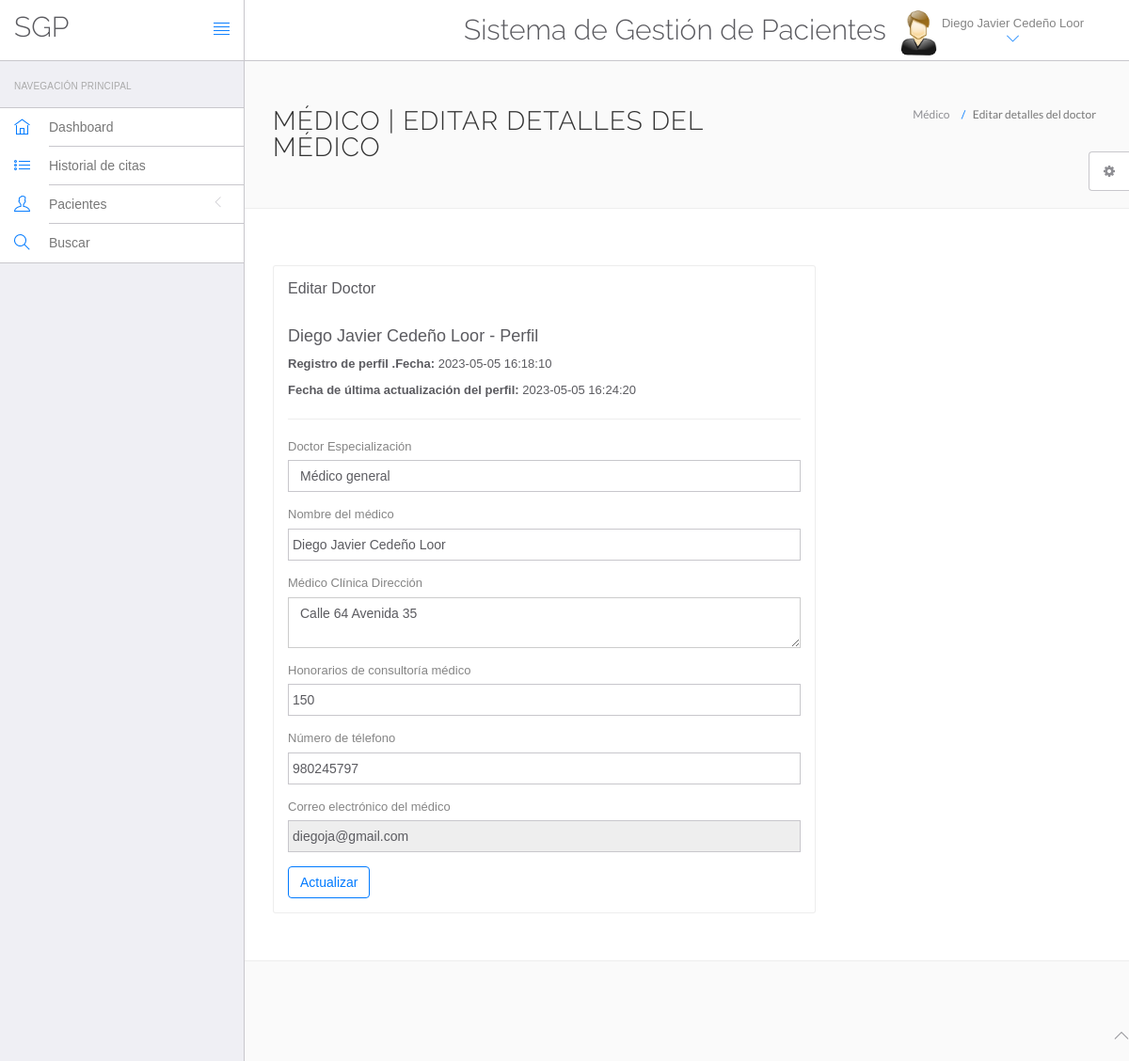
The app's page /hms/doctor/edit-profile.php (signed in) with its own data.
### tables this page shows
CREATE TABLE `doctors` (
  `id` int(11) NOT NULL,
  `specilization` varchar(255) DEFAULT NULL,
  `doctorName` varchar(255) DEFAULT NULL,
  `address` longtext DEFAULT NULL,
  `docFees` varchar(255) DEFAULT NULL,
  `contactno` bigint(11) DEFAULT NULL,
  `docEmail` varchar(255) DEFAULT NULL,
  `password` varchar(255) DEFAULT NULL,
  `creationDate` timestamp NULL DEFAULT current_timestamp(),
  `updationDate` timestamp NULL DEFAULT NULL ON UPDATE current_timestamp()
);

### hms/doctor/edit-profile.php (the view, shortened to what this page needs)
<?php
include('include/config.php');
?>
<!DOCTYPE html>
<html lang="en">
<head>
    <link rel="stylesheet" href="vendor/bootstrap/css/bootstrap.min.css">
    <link rel="stylesheet" href="vendor/fontawesome/css/font-awesome.min.css">
    <link rel="stylesheet" href="vendor/themify-icons/themify-icons.min.css">
    <link href="vendor/animate.css/animate.min.css" rel="stylesheet" media="screen">
    <link href="vendor/perfect-scrollbar/perfect-scrollbar.min.css" rel="stylesheet" media="screen">
    <link href="vendor/switchery/switchery.min.css" rel="stylesheet" media="screen">
    <link href="vendor/bootstrap-touchspin/jquery.bootstrap-touchspin.min.css" rel="stylesheet" media="screen">
    <link href="vendor/select2/select2.min.css" rel="stylesheet" media="screen">
    <link href="vendor/bootstrap-datepicker/bootstrap-datepicker3.standalone.min.css" rel="stylesheet" media="screen">
    <link href="vendor/bootstrap-timepicker/bootstrap-timepicker.min.css" rel="stylesheet" media="screen">
    <link rel="stylesheet" href="assets/css/styles.css">
    <link rel="stylesheet" href="assets/css/plugins.css">
    <link rel="stylesheet" href="assets/css/themes/theme-1.css" id="skin_color" />
</head>
<body>
    <div id="app">
        <?php include('include/sidebar.php');?>
        <div class="app-content">
            <?php include('include/header.php');?>
            <div class="main-content">
                <div class="wrap-content container" id="container">
                    <section id="page-title">
                        <div class="row">
                            <div class="col-sm-8">
                                <h1 class="mainTitle">Médico | Editar detalles del médico</h1>
                            </div>
                            <ol class="breadcrumb">
                                <li>
                                    <span>Médico</span>
                                </li>
                                <li class="active">
                                    <span>Editar detalles del doctor</span>
                                </li>
                            </ol>
                        </div>
                    </section>
                    <div class="container-fluid container-fullw bg-white">
                        <div class="row">
                            <div class="col-md-12">
                                <div class="row margin-top-30">
                                    <div class="col-lg-8 col-md-12">
                                        <div class="panel panel-white">
                                            <div class="panel-heading">
                                                <h5 class="panel-title">Editar Doctor</h5>
                                            </div>
                                            <div class="panel-body">
                                                <?php $sql=mysqli_query($con,"select * from doctors where docEmail='".$_SESSION['dlogin']."'");
while($data=mysqli_fetch_array($sql))
{
?>
                                                <h4><?php echo htmlentities($data['doctorName']);?> - Perfil</h4>
                                                <p><b>Registro de perfil .Fecha:
                                                    </b><?php echo htmlentities($data['creationDate']);?></p>
                                                <?php if($data['updationDate']){?>
                                                <p><b>Fecha de última actualización del perfil:
                                                    </b><?php echo htmlentities($data['updationDate']);?></p>
                                                <?php } ?>
                                                <hr />
                                                <form role="form" name="adddoc" method="post"
                                                    onSubmit="return valid();">
                                                    <div class="form-group">
                                                        <label for="DoctorSpecialization">
                                                            Doctor Especialización
                                                        </label>
                                                        <select name="Doctorspecialization" class="form-control"
                                                            required="required">
                                                            <option
                                                                value="<?php echo htmlentities($data['specilization']);?>">
                                                                <?php echo htmlentities($data['specilization']);?>
                                                            </option>
                                                        </select>
                                                    </div>
                                                    <div class="form-group">
                                                        <label for="doctorname">
                                                            Nombre del médico
                                                        </label>
                                                        <input type="text" name="docname" class="form-control"
                                                            value="<?php echo htmlentities($data['doctorName']);?>">
                                                    </div>
                                                    <div class="form-group">
                                                        <label for="address">
                                                            Médico Clínica Dirección
                                                        </label>
                                                        <textarea name="clinicaddress"
                                                            class="form-control"><?php echo htmlentities($data['address']);?></textarea>
                                                    </div>
                                                    <div class="form-group">
                                                        <label for="fess">
                                                            Honorarios de consultoría médico
                                                        </label>
                                                        <input type="text" name="docfees" class="form-control"
                                                            required="required"
                                                            value="<?php echo htmlentities($data['docFees']);?>">
                                                    </div>
                                                    <div class="form-group">
                                                        <label for="fess">
                                                            Número de télefono
                                                        </label>
                                                        <input type="text" name="doccontact" class="form-control"
                                                            required="required"
                                                            value="<?php echo htmlentities($data['contactno']);?>">
                                                    </div>
                                                    <div class="form-group">
                                                        <label for="fess">
                                                            Correo electrónico del médico
                                                        </label>
                                                        <input type="email" name="docemail" class="form-control"
                                                            readonly="readonly"
                                                            value="<?php echo htmlentities($data['docEmail']);?>">
                                                    </div>
                                                    <?php } ?>
                                                    <button type="submit" name="submit" class="btn btn-o btn-primary">
                                                        Actualizar
                                                    </button>
                                                </form>
                                            </div>
                                        </div>
                                    </div>
                                </div>
                            </div>
                        </div>
                    </div>
                </div>
            </div>
            <?php include('include/footer.php');?>
            <?php include('include/setting.php');?>
        </div>
</body>
</html>

### hms/doctor/include/header.php (shortened to what this page needs)
<header class="navbar navbar-default navbar-static-top">
    <div class="navbar-header">
        <a class="navbar-brand" href="#">
            <h2 style="padding-top:20% ">SGP</h2>
        </a>
        <a href="#" class="sidebar-toggler pull-right visible-md visible-lg" data-toggle-class="app-sidebar-closed"
            data-toggle-target="#app">
            <i class="ti-align-justify"></i>
        </a>
    </div>
    <div class="navbar-collapse collapse">
        <ul class="nav navbar-right">
            <li style="padding-top:2% ">
                <h2>Sistema de Gestión de Pacientes</h2>
            </li>
            <li class="dropdown current-user">
                <a href class="dropdown-toggle" data-toggle="dropdown">
                    <img src="assets/images/images.jpg"> <span class="username">
                        <?php $query=mysqli_query($con,"select doctorName from doctors where id='".$_SESSION['id']."'");
while($row=mysqli_fetch_array($query))
{
	echo $row['doctorName'];
}
									?> <i class="ti-angle-down"></i></i></span>
                </a>
            </li>
        </ul>
    </div>
</header>

### hms/doctor/assets/css/themes/theme-1.css (style rules this page uses)
body { background: #FAFAFA; }
header .navbar-header { background: #ffffff !important; border-right-color: #c8c7cc !important; border-bottom-color: #c8c7cc !important; }
header .navbar-header .sidebar-toggler, header .navbar-header .sidebar-mobile-toggler { color: #007aff !important; }
header .navbar-header .navbar-brand { color: #777 !important; }
header .navbar-collapse { background: #ffffff !important; border-bottom-color: #c8c7cc !important; box-shadow: none !important; }
header .navbar-collapse .navbar-right > li > a { color: #777; }
header .navbar-collapse .navbar-right > li > a i { color: #007aff !important; }

### records on screen
doctors: doctorName "Diego Javier Cedeño Loor", creationDate "2023-05-05 16:18:10", updationDate "2023-05-05 16:24:20", Doctorspecialization "Médico general", docname "Diego Javier Cedeño Loor", clinicaddress "Calle 64 Avenida 35", docfees "150", doccontact "980245797", docemail "diegoja@gmail.com"
